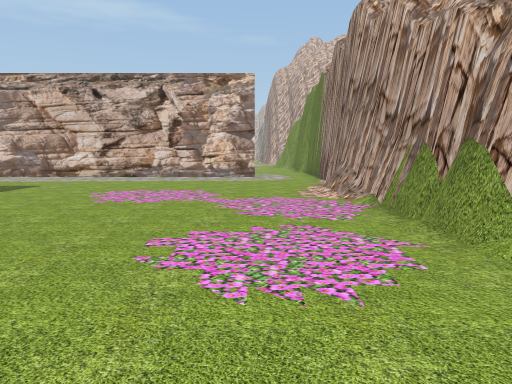
View 1 (above)

15 first-person views from a walk through a 3-D level made in the Unity game engine. The camera is 1.5 m above the floor, tilts 6° down and sees 70° across. The floor is counted in squares, 2 m on a side. Each view is taken from the middle of a square. On the plan, view 1 faces up. The plan holds only what a view shows up to about 11 squares ahead; the rest is blank. The place goes on beyond the plan. The player is left out. Some animated figures are not drawn.

View 2
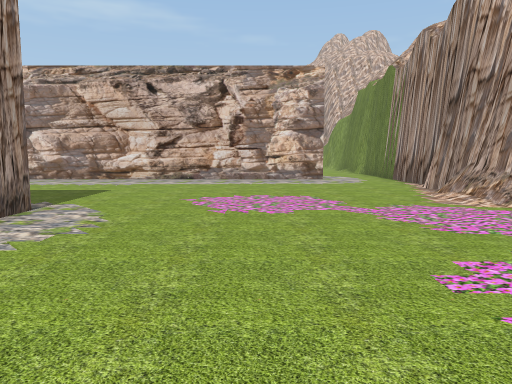

View 3
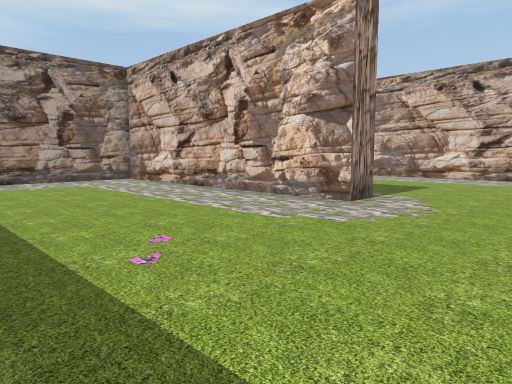

View 4
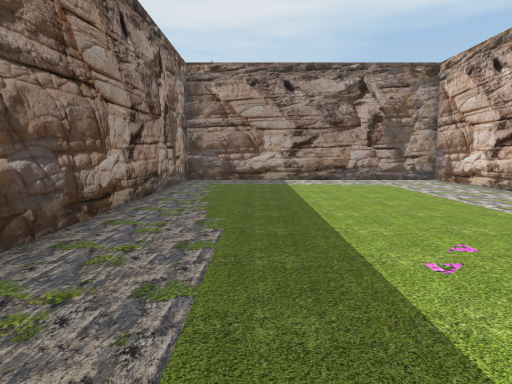

View 5
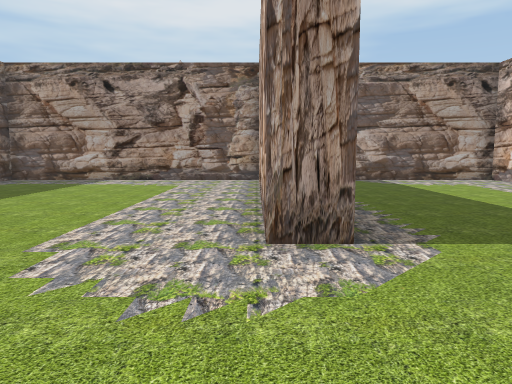

View 6
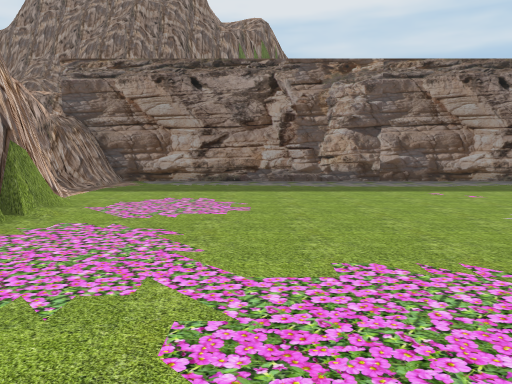

View 7
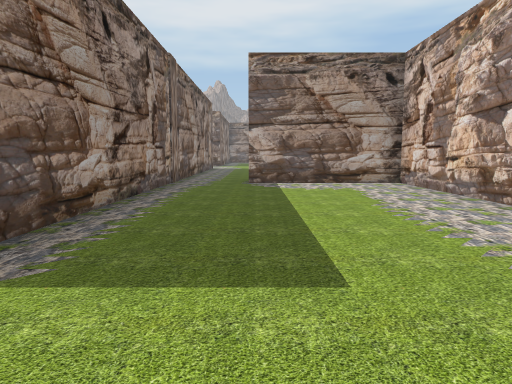

View 8
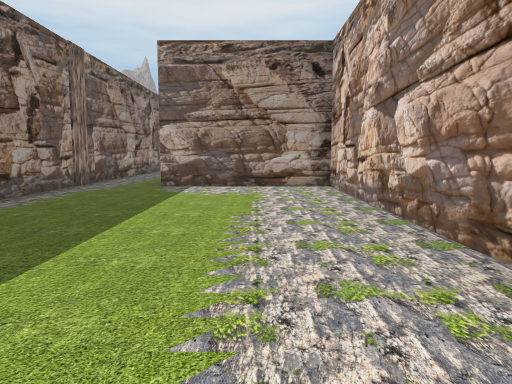

View 9
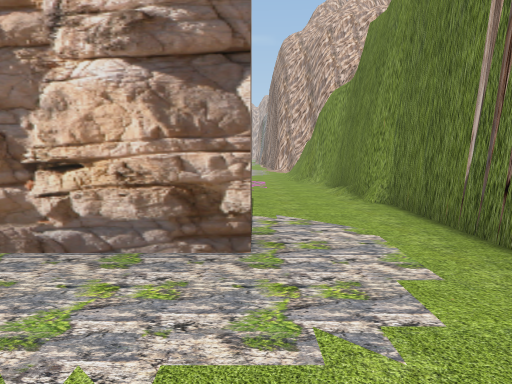

View 10
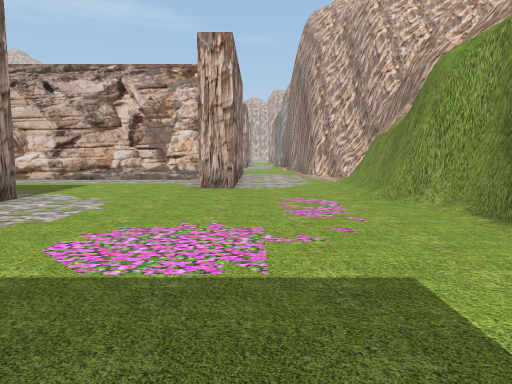

View 11
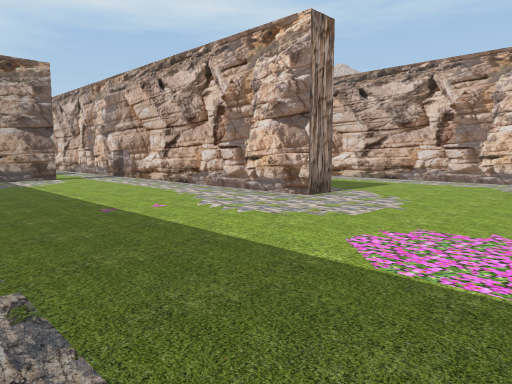

View 12
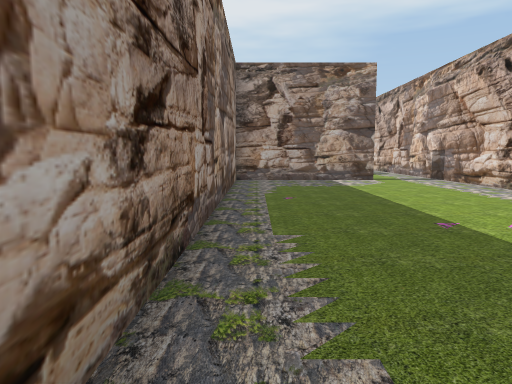

View 13
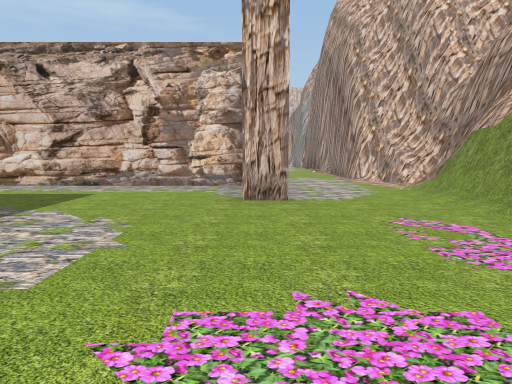

View 14
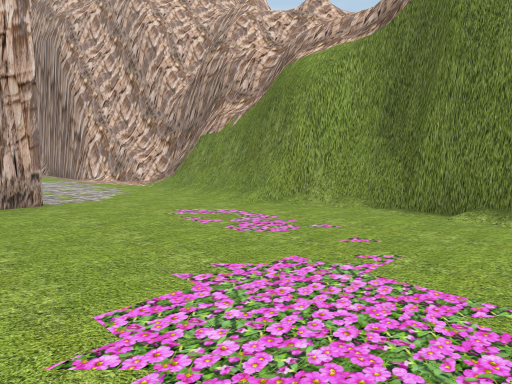

View 15
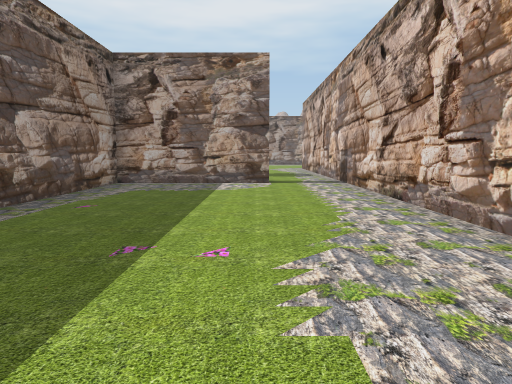

### Floor plan
Points are (right, up) in squares from view 1. A wall is a line through its corners. A room is listed if a view was taken in it or the views show most of it. See-through windows are left out.
Room 1 (views 1, 2, 3, 4, 5, 6, 7, 8, 9)
walls: (-5, 5.9) (-5, 5.1) (-12.4, 5.1) (-12.4, -1.9) (2.9, -1.9) (2.9, -0.7); (1.6, 5.1) (1.6, 5.6); (1.8, 4) (1.8, 5.8); (1.5, 6.1) (1.4, 7.1); (1.9, 4) (1.6, 6.7); (1.9, 2.9) (1.8, 3.5); (2, 4.1) (2, 5.8); (2, 5.5) (1.8, 6.8); (2.2, 3.7) (1.9, 4.4); (1.8, 6.4) (1.8, 9.1); (1.6, 7.2) (1.8, 7.8); (2.2, 2.4) (2, 3.3); (2, 6.7) (2, 7.4); (-12.4, 5.8) (-6, 5.8); (2.7, 1.4) (1.8, 3.3); (1.8, 9.4) (1.8, 10); (2, 9.3) (2, 12.5); (1.8, 10.1) (1.8, 10.6); (0, 11.7) (-12.4, 11.7) (-12.4, 7.8); (3, -0.6) (3.3, 0); (3.3, -0.3) (3.4, 0.3); (3.1, -1.9) (3.1, -0.3)
low walls: (1.8, 5.8) (1.6, 6.5); (1.6, 7) (1.6, 7.5); (3, -0.7) (3.2, 0.3)
ways out: opening at (0.5, 12) to room 2; opening at (-13, 6.5)
Room 2 (views 10, 11, 12, 13, 14, 15)
walls: (-5, 19.1) (-5, 18.3) (-12.5, 18.3); (1.8, 17.1) (1.9, 17.6); (2, 17.4) (2, 17.8) (1.3, 18.7); (1.6, 19.6) (1.6, 21.5) (1.8, 22.2); (2, 15.3) (2, 15.8); (1.8, 14.6) (1.8, 17.2) (1.7, 17.9); (2, 14.6) (1.8, 15.3); (2.1, 14.6) (1.8, 15); (1.7, 20.7) (1.7, 21.4); (1.5, 21.3) (1.7, 22.4); (-1.5, 23.6) (-1.5, 20.8) (-2.2, 20.8); (1.4, 21.8) (1.8, 22.7); (2, 12.5) (2, 15.2); (-12.4, 16.4) (-12.4, 12.4) (-2.8, 12.4); (2.3, 22.6) (2.5, 23.6) (2.1, 24.3); (2.2, 23.6) (1.9, 24.1); (1.7, 24.2) (1.5, 25.2); (2.5, 23.5) (2.2, 24.4); (1.7, 24.5) (1.7, 25) (1.4, 25.5); (1.2, 25.5) (0.9, 25.8) (0.9, 26.8); (1.1, 25.8) (0.9, 26.6)
low walls: (2.1, 23.9) (1.7, 24.2)
ways out: opening at (0.5, 12) to room 1; opening at (-13, 17.5); opening at (-3.5, 20.5); opening at (-0.5, 27)

Positions as (right, up) in squares from view 1, and headings:
1: (0, 0), facing up
2: (-2, 1), facing up
3: (-2, 0), facing up-left
4: (-2, 0), facing left
5: (-2, 5), facing left
6: (-1, 8), facing down
7: (-3, 8), facing left
8: (-4, 10), facing left
9: (0, 9), facing up
10: (-1, 13), facing up
11: (-1, 13), facing up-left
12: (-2, 13), facing left
13: (-2, 15), facing up
14: (-3, 15), facing up-right
15: (-3, 16), facing left
